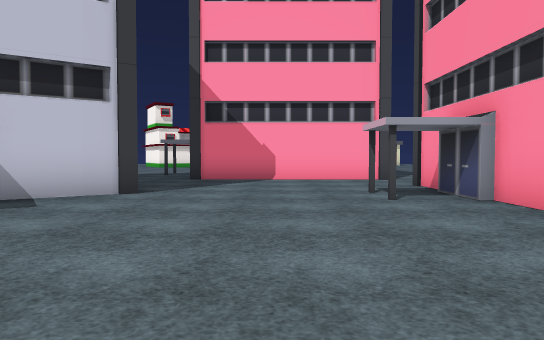
view 1 (above)

24 first-person views from a walk through a Unity game level. The camera is 1.2 m above the floor, tilts 2° down and sees 70° across. The floor is counted in squares, 2 m on a side. Each view is taken from the middle of a square. On the plan, view 1 faces up. The plan holds only what a view shows up to about 11 squares ahead; the rest is blank. The place goes on beyond the plan. Some surface patterns are stand-ins.

view 2
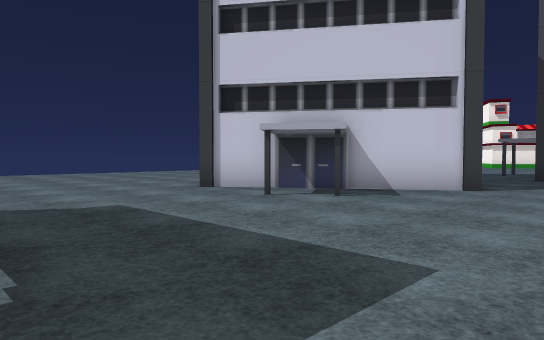

view 3
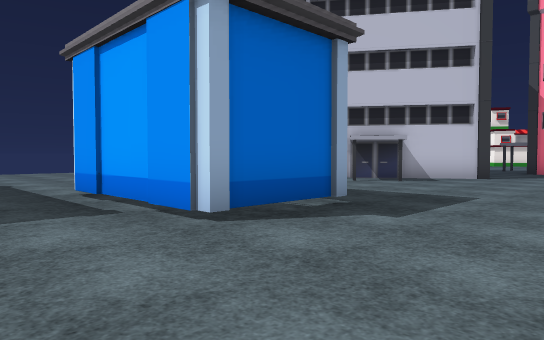

view 4
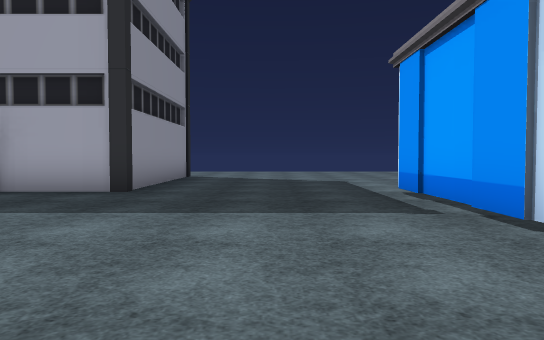

view 5
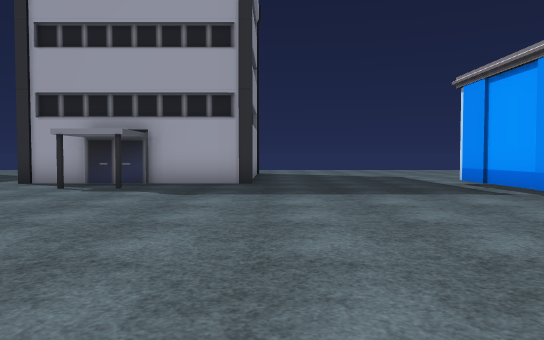

view 6
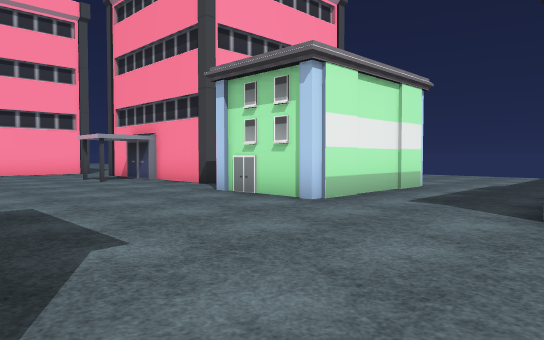

view 7
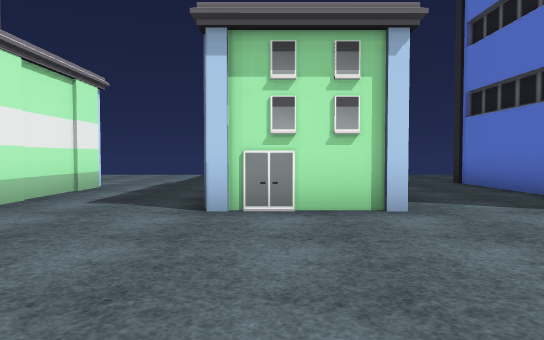

view 8
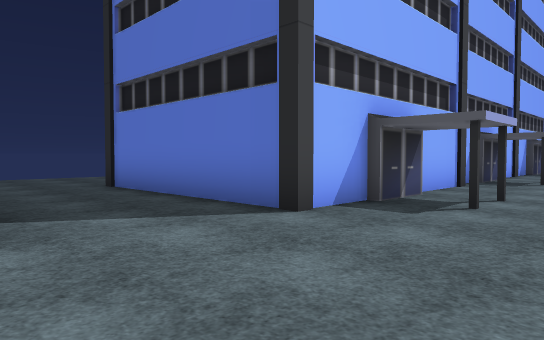

view 9
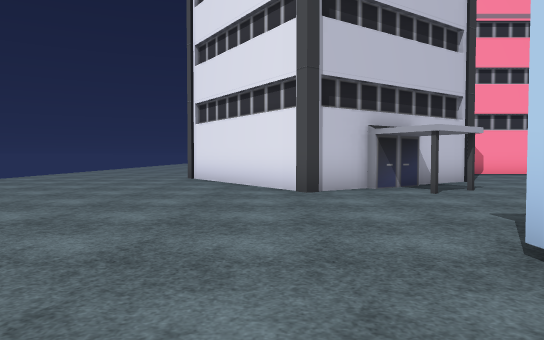

view 10
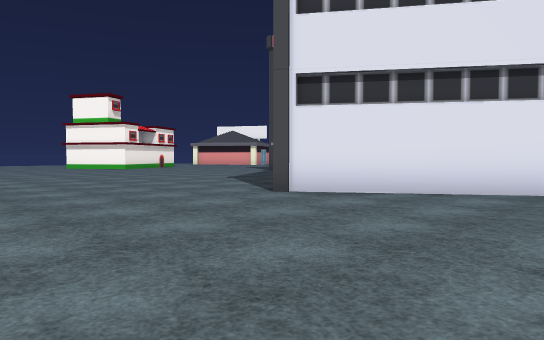

view 11
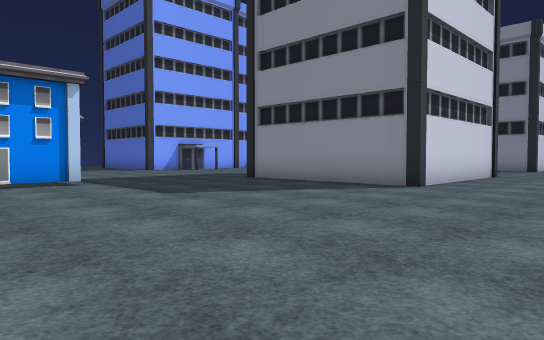

view 12
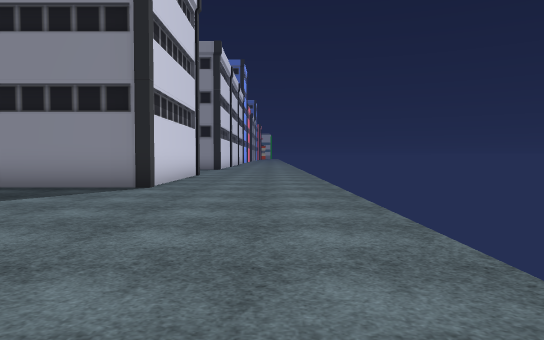

view 13
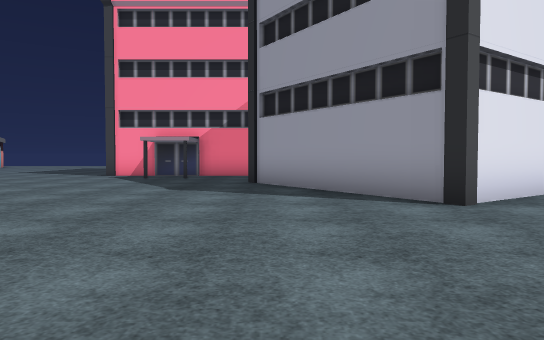

view 14
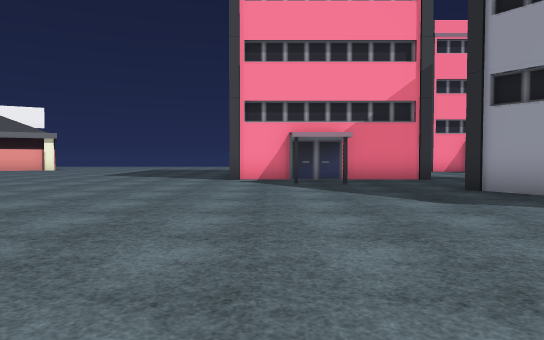

view 15
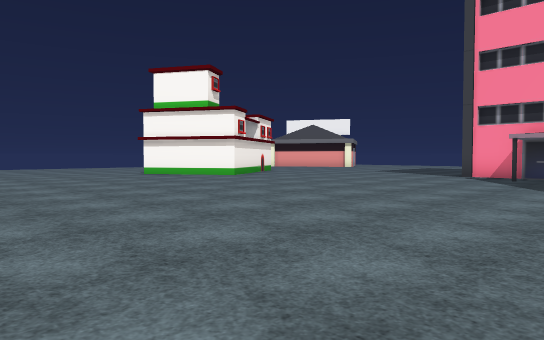

view 16
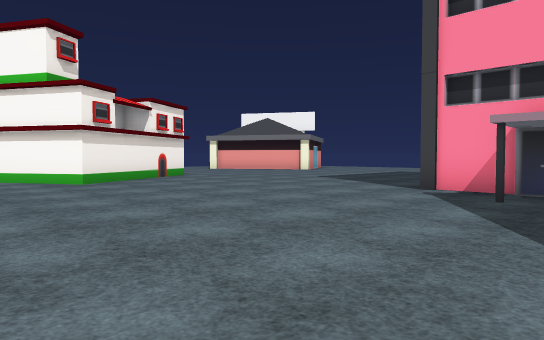

view 17
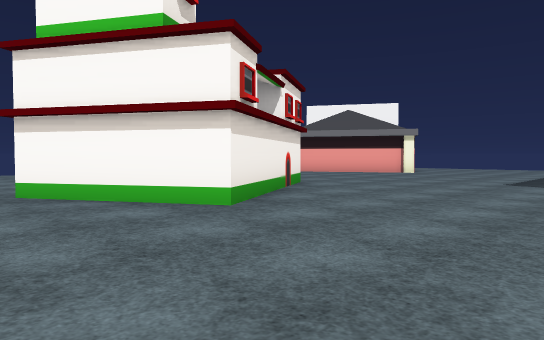

view 18
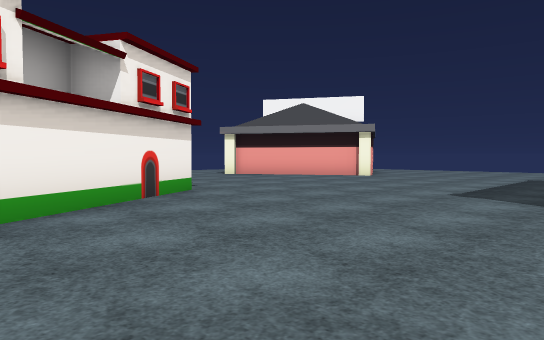

view 19
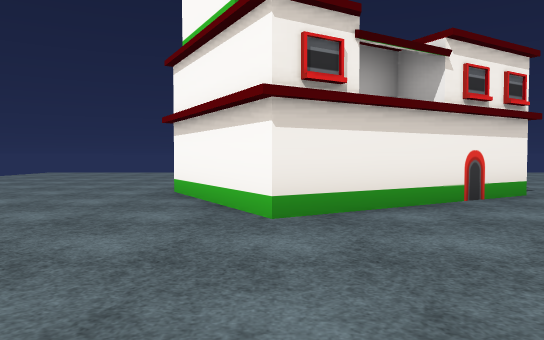

view 20
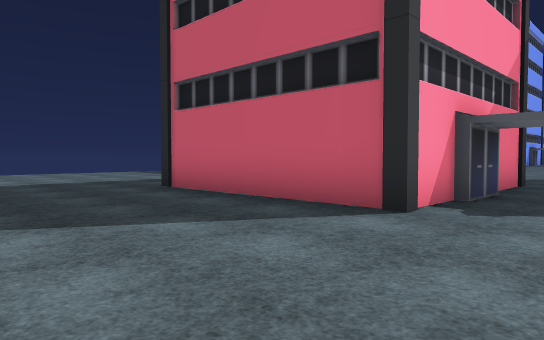

view 21
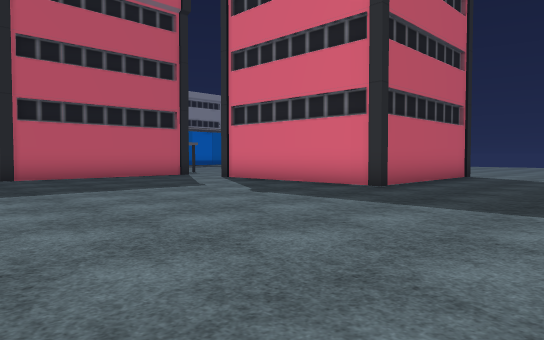

view 22
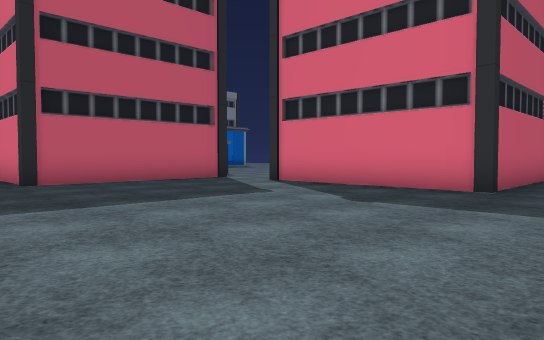

view 23
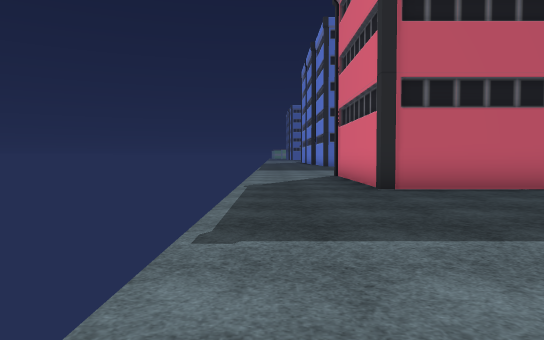

view 24
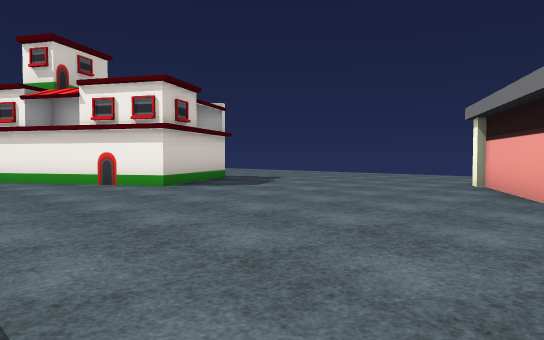

### Floor plan
Points are (right, up) in squares from view 1. A wall is a line through its corners. A room is listed if a view was taken in it or the views show most of it. See-through windows are left out.
Room 1 (views 1, 2, 3, 4, 5, 6, 7, 8, 9, 10, 11, 12, 13, 14, 15, 16, 17, 18, 19, 20, 21, 22, 23, 24)
walls: (-2.2, 12.1) (-2.2, 13.6); (-2, 13.5) (-2, 15) (3, 15) (3, 10) (-2, 10) (-2, 12.2); (-2.1, 6.4) (-4.2, 5); (-4, 4.9) (-5.1, 4.2); (-5.1, 4.4) (-6.4, 3.5) (-9.2, 7.6) (-5, 10.5); (3.4, 8) (8, 8) (8, 4); (3, 6.9) (3, 8.1); (2.8, 5.1) (2.8, 6.6); (3, 2.9) (3, 5.2); (-2, -0.6) (-2, -3) (-5.4, -3) (-5.4, -0.6); (5.9, -0.6) (2.3, -0.6) (2.3, 1.6); (-3.7, 25.9) (-2.1, 23) (-6, 20.7) (-7.7, 23.6); (2.3, -5.5) (2.3, -3.1); (4, 24.9) (2.4, 27.7); (-5.4, -9.6) (-5.4, -11.1); (1.8, -9.8) (1.8, -8.2) (7, -8.2); (-5.6, -11.1) (-5.6, -12.5); (1.6, -11.1) (1.6, -9.6); (1.8, -12.5) (1.8, -11.4); (-10.6, -12.3) (-10.6, -7.5) (-5.6, -7.5) (-5.6, -9.8)

Positions as (right, up) in squares from view 1, and headings:
1: (0, 0), facing up
2: (0, -1), facing up-left
3: (1, -5), facing up-left
4: (1, -5), facing left
5: (3, -7), facing left
6: (-2, -4), facing up-right
7: (-2, -4), facing right
8: (-1, -5), facing down-right
9: (-7, -3), facing up
10: (-14, 3), facing up-right
11: (-14, 0), facing down-right
12: (-13, 0), facing down
13: (-14, 10), facing right
14: (-12, 14), facing right
15: (-14, 11), facing up-right
16: (-9, 12), facing up-right
17: (-9, 17), facing up-right
18: (-6, 17), facing up-right
19: (-6, 17), facing up
20: (-4, 19), facing down-right
21: (10, 19), facing down-left
22: (10, 17), facing down-left
23: (10, 15), facing down
24: (5, 19), facing up-left
